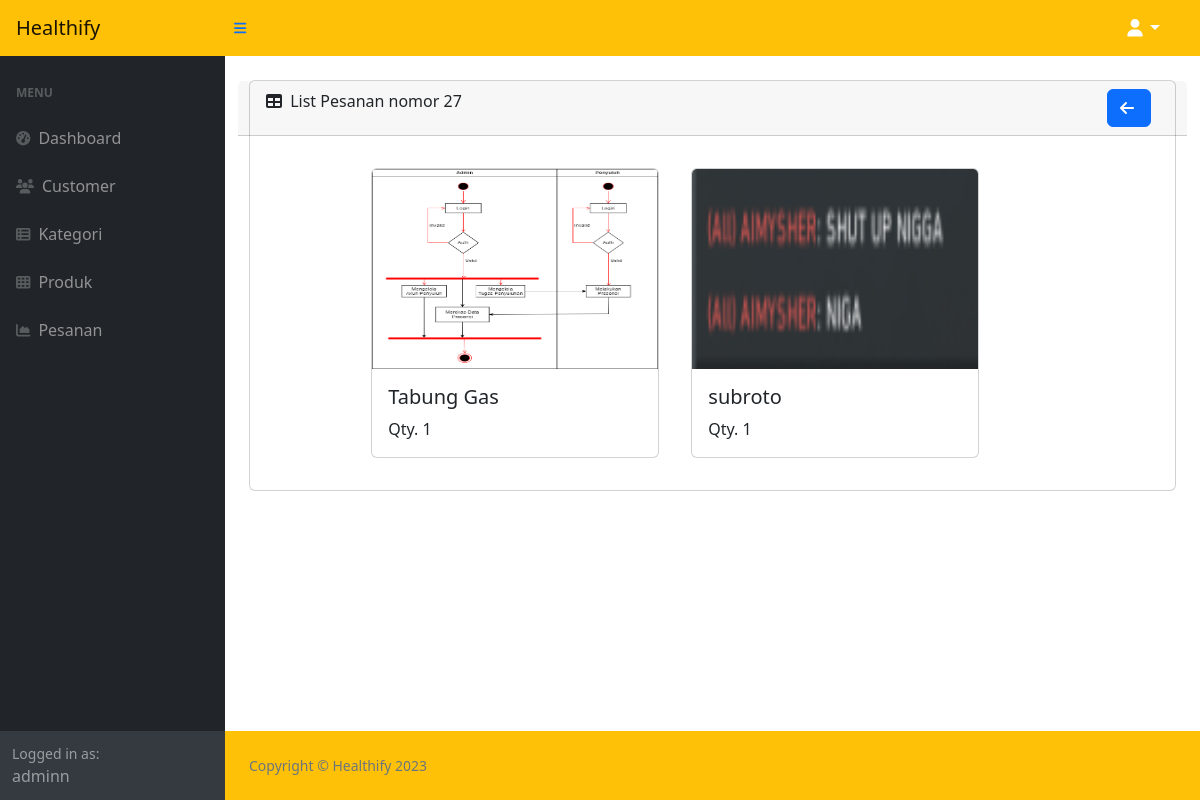
Page /admin/orderdetail.php?order=27 (signed in) on the committed database.
### tables this page shows
CREATE TABLE `detail_orders` (
  `detail_id` int(11) NOT NULL,
  `order_id` int(11) NOT NULL,
  `product_id` int(11) NOT NULL,
  `quantity` int(11) NOT NULL
);

CREATE TABLE `products` (
  `productID` int(11) NOT NULL,
  `productname` varchar(100) NOT NULL,
  `description` text NOT NULL,
  `price` int(11) NOT NULL,
  `category` varchar(100) NOT NULL,
  `product_image` varchar(100) NOT NULL
);

### admin/orderdetail.php (the view, shortened to what this page needs)
<?php
include('../connections/localhost.php');
$id = $_GET['order'];
$result = mysqli_query($conn, "SELECT * FROM detail_orders INNER JOIN `products` ON detail_orders.product_id = products.productID WHERE order_id=$id");
?>
<?php include("template/header.php");?>
<?php include("template/navbar.php");?>
<div id="layoutSidenav_content">
    <main>
        <div class="container-fluid px-4">
          <div class="card mb-4 mt-4">
                <div class="card-header row">
                    <div class="col-11">
                        <i class="fas fa-table me-1"></i>
                        List Pesanan nomor <?php echo $id ?>
                    </div>
                    <div class="col-1">
                        <a class="btn btn-primary" href="orders.php"><i class="fas fa-arrow-left me-1"></i></a>
                    </div>
                </div>
                <div class="card-body">
                    <div class="container-grid">
                        <?php
                        while($data = mysqli_fetch_array($result)) {
                        ?>
                            <div class="card m-3" style="width: 18rem;">
                                <img src="../<?php echo basename('uploads/') . "/" .  $data['product_image']; ?>" class="card-img-top" width="200" height="200">
                                <div class="card-body">
                                    <h5 class="card-title"><?php echo $data['productname'] ?></h5>
                                    <p class="card-text">Qty. <?php echo $data['quantity'] ?></p>
                                </div>
                            </div>
                    <?php
                        }
                    ?>
                </div>
                </div>
            </div>
        </div>
    </main>
<?php include("template/footer.php");?>

### css/grid.css (style rules this page uses)
.container-grid { margin-left: 10%; display: flex; flex-wrap: wrap; }

### rows in the picture
detail_orders: product.product_image (picture), product.productname "Tabung Gas", quantity "1"
detail_orders: product.product_image (picture), product.productname "subroto", quantity "1"

### other values in the picture
$_SESSION['name'] "adminn"
$id "27"
